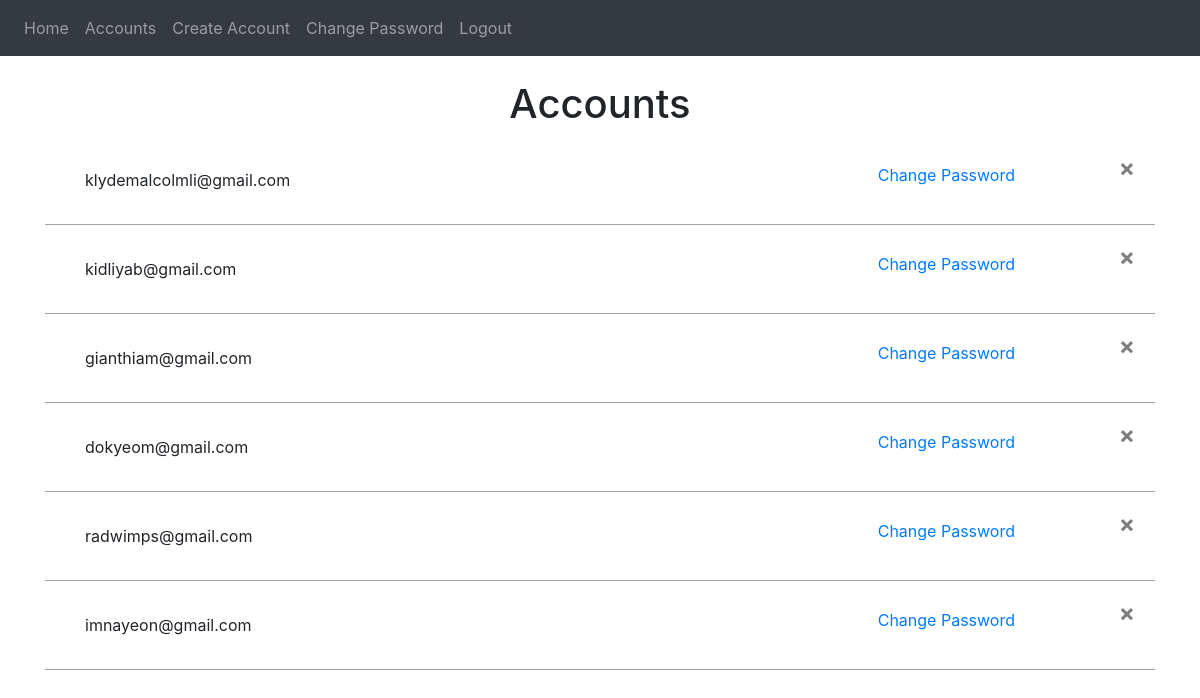
Page /accounts (signed in) on the earlier database version.
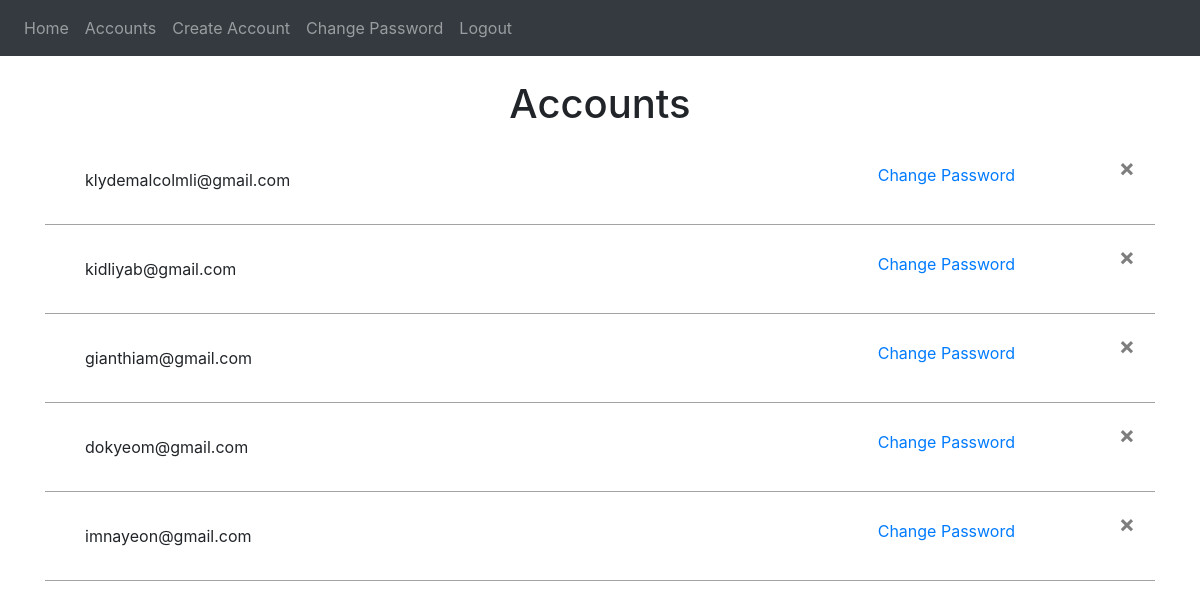
Same page on the later database version.
### website/models.py (models this page shows)
class User(db.Model, UserMixin):
    id = db.Column(db.Integer, primary_key=True)
    email = db.Column(db.String(150), unique=True)
    password = db.Column(db.String(150))
    firstName = db.Column(db.String(150))

### website/views.py (the view)
@ views.route('/accounts', methods=['GET', 'POST'])
@ login_required
def accounts():
    if current_user.id > 3:
        return redirect(url_for('views.home'))
    if request.method == 'POST':
        session['changePasswordFor'] = request.form.get('changePasswordFor')
        return redirect(url_for('auth.changePasswordFor'))
    users = User.query.all()
    return render_template("accounts.html", user=current_user, users=users)

### website/__init__.py (called while the page is built)
def create_app():
    app = Flask(__name__)
    app.config['SECRET_KEY'] = 'holyshesh'
    app.config['SQLALCHEMY_DATABASE_URI'] = f'sqlite:///{DB_NAME}'
    db.init_app(app)
    from .views import views
    from .auth import auth
    app.register_blueprint(views, url_prefix='/')
    app.register_blueprint(auth, url_prefix='/')
    from .models import User
    with app.app_context():
        db.create_all()
    login_manager = LoginManager()
    login_manager.login_view = 'auth.login'
    login_manager.init_app(app)
    @login_manager.user_loader
    def load_user(id):
        return User.query.get(int(id))
    return app

### website/templates/accounts.html (shortened to what this page needs)
{% extends "base.html" %}
{% block content %}
<br/>
<h1 align="center">Accounts</h1>
    <ul class="list-group list-group-flush" id="notes">
            {% for fetchUser in users %}
                {% if fetchUser.id != user.id %}
                <div class="accounts" style="border-bottom: 1px solid rgb(163, 163, 163);">
                    <div style="width: 60%;">
                        <li class="list-group-item">
                            {{ fetchUser.email }}
                    </div>
                    <div style="width: 30%;">
                        <form method="POST" align="right">
                            <button type="submit" class="btn btn-link">Change Password</button>
                        </form>
                    </div>
                    <div style="width: 10%;">
                        <button type="button" class="close" onClick="deleteAcc({{ fetchUser.id }})">
                            <span aria-hidden="true">&times;</span>
                        </button>
                    </div>
                </div>
                {% endif %}
            {% endfor %}
    </ul>
{% endblock %}

### website/templates/base.html (shortened to what this page needs)
<!DOCTYPE html>
<html>
    <head>
        <link
            rel="stylesheet"
            href="https://stackpath.bootstrapcdn.com/bootstrap/4.4.1/css/bootstrap.min.css"
        />
        <link
            rel="stylesheet"
            href="https://stackpath.bootstrapcdn.com/font-awesome/4.7.0/css/font-awesome.min.css"
        />
        <link rel="stylesheet" href="../static/style.css">
    </head>
    <body>
        <nav class="navbar navbar-expand-lg navbar-dark bg-dark">
            <div class="collapse navbar-collapse" id="navbar">
                <div class="navbar-nav">
                    {% if user.is_authenticated %}
                        {% if user.id < 3 %}
                            <a class="nav-item nav-link" id="home" href="/">Home</a>
                            <a class="nav-item nav-link" id="accounts" href="/accounts">Accounts</a>
                            <a class="nav-item nav-link" id="signUp" href="/sign-up">Create Account</a>
                            <a class="nav-item nav-link" id="changePassword" href="/changePassword">Change Password</a>
                            <a class="nav-item nav-link" id="logout" href="/logout">Logout</a>
                        {% else %}
                            <a class="nav-item nav-link" id="home" href="/">Home</a>
                            <a class="nav-item nav-link" id="changePassword" href="/changePassword">Change Password</a>
                            <a class="nav-item nav-link" id="logout" href="/logout">Logout</a>
                        {% endif %}
                    {% else %}
                        <a class="nav-item nav-link" id="login" href="/login">Login</a>
                    {% endif %}
                </div>
            </div>
        </nav>
        <div class="container">
            {% block content %}
            {% endblock %}
        </div>
    </body>
</html>

### website/static/style.css (style rules this page uses)
.list-group-item { width: auto; }
.accounts { padding: 20px; display: flex; }

Differences in the rows shown:
removed User: email "radwimps@gmail.com"
